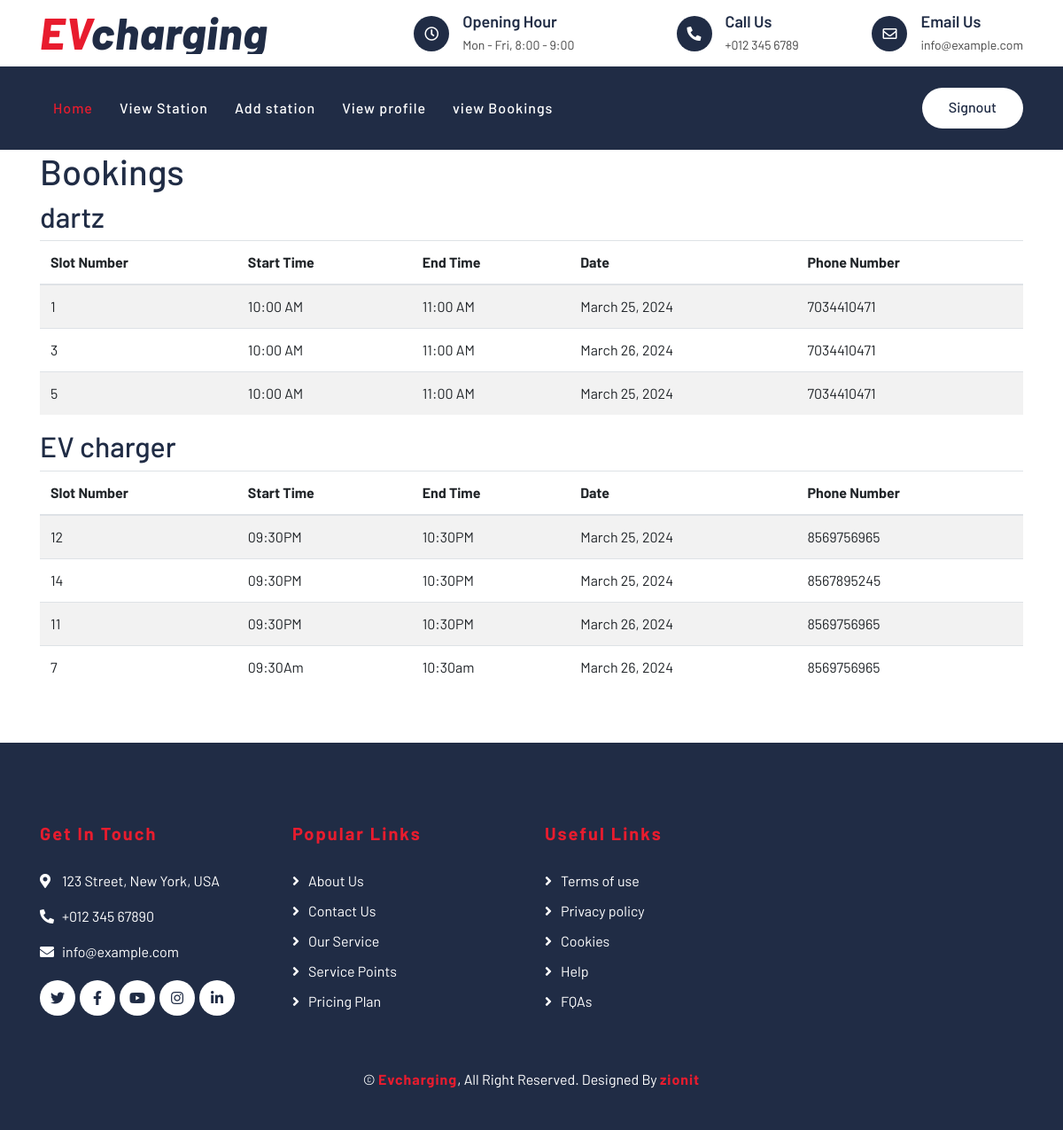
The page /bookings/ (signed in) on the database as committed earlier.
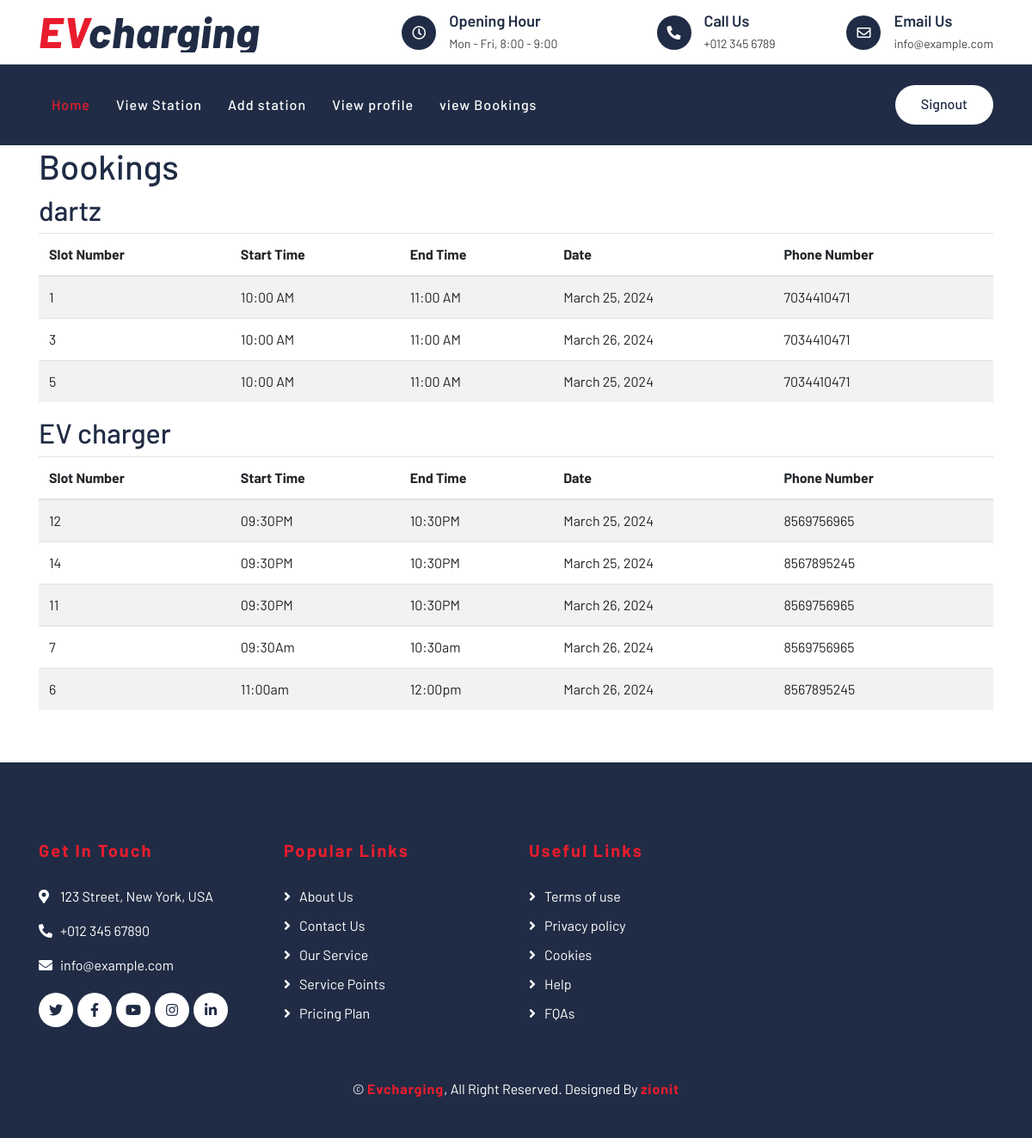
The same page on the database as committed later.
### users_app/models.py (models this page shows)
class Booking(models.Model):
    user = models.ForeignKey(User, on_delete=models.CASCADE, null=True)
    station = models.ForeignKey(Station, on_delete=models.CASCADE, related_name='bookings', null=True)
    slot_number = models.IntegerField(null=True)  # Modified
    start_time = models.CharField(max_length=10,null=True)
    end_time = models.CharField(max_length=10,null=True)
    date = models.DateField(null=True)
    phone_number = models.CharField(max_length=15)
    booked_by = models.ForeignKey(User, on_delete=models.CASCADE, related_name='booked_items', null=True)
    status = models.CharField(max_length=20, default='Pending')

### station_app/models.py (models this page shows)
class Station(models.Model):
    station_ID=models.AutoField(primary_key=True)
    station_name=models.CharField(max_length=200)
    station_address=models.CharField(max_length=200)
    station_price=models.CharField(max_length=200)
    station_phone=models.CharField(max_length=200)
    station_email=models.EmailField(max_length=200)
    station_caption=models.CharField(max_length=200)
    station_image=models.ImageField(null=True ,blank=True,upload_to="simages")
    station_area=models.CharField(max_length=200)
    slots=models.IntegerField(null=True,blank=True)

### station_app/views.py (the view)
# urls.py: path('bookings/', views.bookings, name='bookings'),
@login_required
def bookings(request):
    user_bookings = Booking.objects.select_related('station').all()
    grouped_bookings = {}
    for booking in user_bookings:
        station_name = booking.station.station_name
        if station_name not in grouped_bookings:
            grouped_bookings[station_name] = []
        grouped_bookings[station_name].append(booking)
    return render(request, "station/booking.html", {'grouped_bookings': grouped_bookings})

### templates/station/booking.html
{% extends "station/details.html" %}
{% load static %}
{% block content %}
<div class="container">
    <h1>Bookings</h1>
    {% if grouped_bookings %}
        {% for station_name, bookings in grouped_bookings.items %}
            <h2>{{ station_name }}</h2>
            <div class="table-responsive">
                <table class="table table-striped">
                    <thead>
                        <tr>
                            <th>Slot Number</th>
                            <th>Start Time</th>
                            <th>End Time</th>
                            <th>Date</th>
                            <th>Phone Number</th>
                        </tr>
                    </thead>
                    <tbody>
                        {% for booking in bookings %}
                            <tr>
                                <td>{{ booking.slot_number }}</td>
                                <td>{{ booking.start_time }}</td>
                                <td>{{ booking.end_time }}</td>
                                <td>{{ booking.date }}</td>
                                <td>{{ booking.phone_number }}</td>
                            </tr>
                        {% endfor %}
                    </tbody>
                </table>
            </div>
        {% endfor %}
    {% else %}
        <p>No bookings found.</p>
    {% endif %}
</div>
{% endblock %}

Rows that differ between the two databases and show on the page:
added Booking: slot_number "6", start_time "11:00am", end_time "12:00pm", date "March 26, 2024", phone_number "8567895245", shown under "EV charger"
